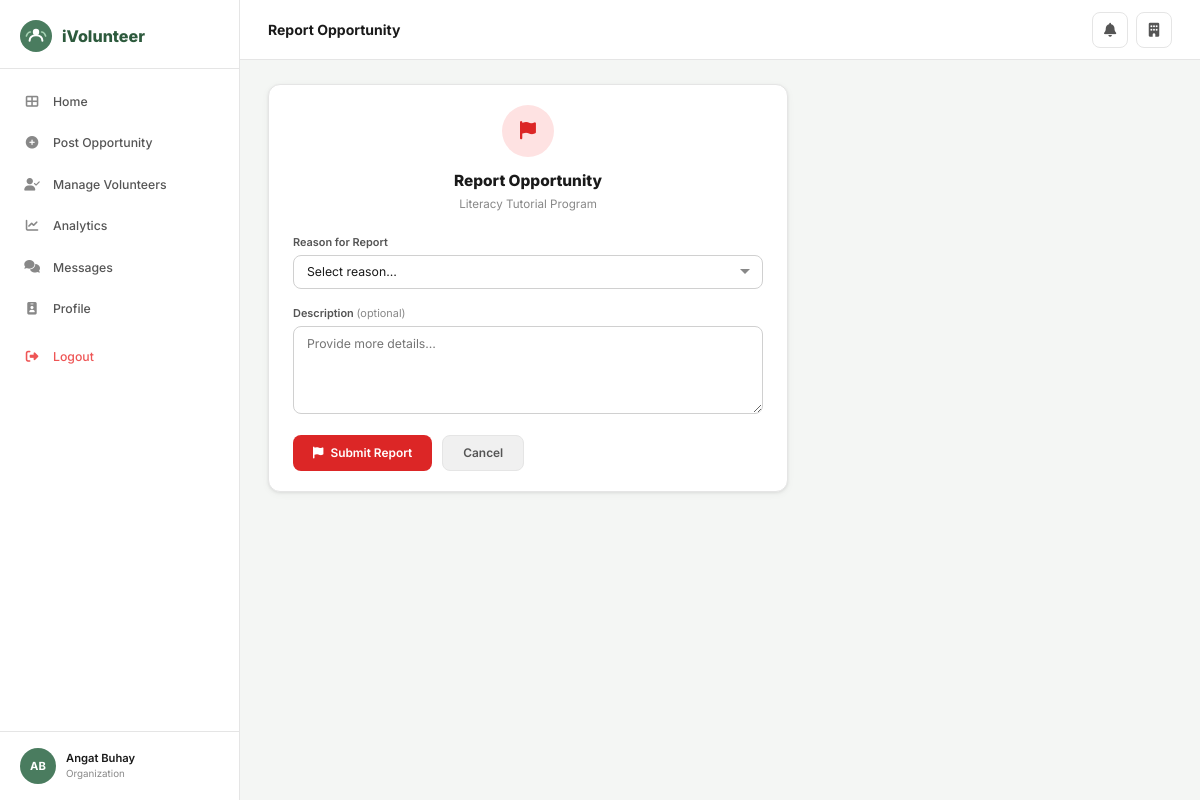
/opportunities/2/report/ (signed in), run on the app's committed database.
### core/models.py (models this page shows, shortened)
class User(AbstractUser):
    ROLE_CHOICES = [('volunteer','Volunteer'),('organization','Organization'),('admin','Admin')]
    STATUS_CHOICES = [('active','Active'),('pending','Pending'),('suspended','Suspended'),('inactive','Inactive')]
    role = models.CharField(max_length=20, choices=ROLE_CHOICES, default='volunteer')
    phone_number = models.CharField(max_length=20, blank=True)
    profile_picture = models.ImageField(upload_to='profile_pics/', blank=True, null=True)
    location = models.CharField(max_length=200, blank=True)
    status = models.CharField(max_length=20, choices=STATUS_CHOICES, default='active')
    is_verified = models.BooleanField(default=False)

class Opportunity(models.Model):
    CATEGORY_CHOICES = [('environmental','Environmental'),('healthcare','Healthcare'),('education','Education'),('community','Community'),('animal_care','Animal Care'),('disaster','Disaster Relief'),('other','Other')]
    STATUS_CHOICES = [('active','Active'),('pending','Pending'),('suspended','Suspended'),('completed','Completed'),('cancelled','Cancelled')]
    organization = models.ForeignKey(Organization, on_delete=models.CASCADE, related_name='opportunities')
    title = models.CharField(max_length=200)
    description = models.TextField()
    category = models.CharField(max_length=30, choices=CATEGORY_CHOICES)
    location = models.CharField(max_length=200)
    date = models.DateField()
    start_time = models.TimeField()
    end_time = models.TimeField()
    max_volunteers = models.PositiveIntegerField(default=50)
    requirements = models.TextField(blank=True)
    what_to_bring = models.TextField(blank=True)
    image = models.ImageField(upload_to='opportunities/', blank=True, null=True)
    status = models.CharField(max_length=20, choices=STATUS_CHOICES, default='active')
    created_at = models.DateTimeField(default=timezone.now)
    class Meta: ordering = ['-created_at']

### core/views.py (the view)
# urls.py: path('opportunities/<int:pk>/report/', views.report_opp, name='report_opp'),
@login_required
def report_opp(request, pk):
    opp = get_object_or_404(Opportunity, pk=pk)
    if request.method == 'POST':
        Report.objects.create(reporter=request.user, reported_org=opp.organization, opportunity=opp,
                              reason=request.POST.get('reason',''), description=request.POST.get('description',''))
        messages.success(request, 'Report submitted. Thank you.')
        return redirect('opp_detail', pk=pk)
    reasons = [('misrepresented','Misrepresented Event'),('unsafe','Unsafe environment'),('no_supervision','Lack of supervision/support'),('fraud','Fraudulent activity'),('other','Other')]
    return render(request, 'core/report_opp.html', {'opp': opp, 'reasons': reasons})

### core/templates/core/report_opp.html (shortened to what this page needs)
{% extends 'core/base.html' %}
{% block page_title %}Report Opportunity{% endblock %}
{% block content %}
<div style="max-width:520px">
  <div class="card">
    <div class="card-body">
      <div style="text-align:center;margin-bottom:20px">
        <div style="width:52px;height:52px;border-radius:50%;background:#fee2e2;color:#dc2626;display:flex;align-items:center;justify-content:center;font-size:1.3rem;margin:0 auto 12px"><i class="fas fa-flag"></i></div>
        <h2 style="font-size:1.1rem;font-weight:800">Report Opportunity</h2>
        <p style="color:#888;font-size:.83rem;margin-top:4px">{{ opp.title }}</p>
      </div>
      <form method="post">
        <div class="form-group">
          <label class="form-label">Reason for Report</label>
          <select name="reason" class="form-control" required>
            <option value="">Select reason…</option>
          </select>
        </div>
        <div class="form-group">
          <label class="form-label">Description <span style="color:#888;font-weight:400">(optional)</span></label>
          <textarea name="description" class="form-control" rows="4" placeholder="Provide more details…"></textarea>
        </div>
        <div style="display:flex;gap:10px">
          <button type="submit" class="btn btn-danger"><i class="fas fa-flag"></i> Submit Report</button>
          <a href="{% url 'opp_detail' opp.pk %}" class="btn btn-grey">Cancel</a>
        </div>
      </form>
    </div>
  </div>
</div>
{% endblock %}

### core/templates/core/base.html (shortened to what this page needs)
<!DOCTYPE html>
<html lang="en">
<head>
<link rel="stylesheet" href="https://cdnjs.cloudflare.com/ajax/libs/font-awesome/6.5.0/css/all.min.css">
{% load static %}
</head>
<body>
{% block full_page %}
<div class="layout">
  {% if user.is_authenticated %}
  <aside class="sidebar">
    <div class="sidebar-logo">
      <span class="sidebar-logo-text">iVolunteer</span>
    </div>
    <nav class="sidebar-nav">
      {% if user.role == 'admin' or user.is_superuser %}
        <a href="{% url 'admin_dashboard' %}" class="nav-item {% if request.resolver_match.url_name == 'admin_dashboard' %}active{% endif %}">
          <i class="fas fa-th-large"></i> Dashboard
        </a>
        <a href="{% url 'admin_organizations' %}" class="nav-item {% if 'admin_org' in request.resolver_match.url_name %}active{% endif %}">
          <i class="fas fa-building-user"></i> Organizations
        </a>
        <a href="{% url 'admin_users' %}" class="nav-item {% if 'admin_user' in request.resolver_match.url_name %}active{% endif %}">
          <i class="fas fa-users"></i> Users
        </a>
        <a href="{% url 'admin_verification' %}" class="nav-item {% if 'verification' in request.resolver_match.url_name %}active{% endif %}">
          <i class="fas fa-id-card"></i> Verification
        </a>
        <a href="{% url 'admin_opportunities' %}" class="nav-item {% if 'admin_opportunities' in request.resolver_match.url_name %}active{% endif %}">
          <i class="fas fa-hand-holding-heart"></i> Opportunities
        </a>
        <a href="{% url 'admin_reports' %}" class="nav-item {% if 'report' in request.resolver_match.url_name %}active{% endif %}">
          <i class="fas fa-flag"></i> Reports
        </a>
        <a href="{% url 'admin_analytics' %}" class="nav-item {% if 'analytics' in request.resolver_match.url_name %}active{% endif %}">
          <i class="fas fa-chart-bar"></i> Analytics
        </a>
      {% elif user.role == 'organization' %}
        <a href="{% url 'org_dashboard' %}" class="nav-item {% if request.resolver_match.url_name == 'org_dashboard' %}active{% endif %}">
          <i class="fas fa-th-large"></i> Home
        </a>
        <a href="{% url 'create_opp' %}" class="nav-item {% if 'create_opp' == request.resolver_match.url_name %}active{% endif %}">
          <i class="fas fa-plus-circle"></i> Post Opportunity
        </a>
        <a href="{% url 'org_manage_volunteers' %}" class="nav-item {% if 'manage_volunteers' in request.resolver_match.url_name %}active{% endif %}">
          <i class="fas fa-user-check"></i> Manage Volunteers
        </a>
        <a href="{% url 'org_analytics' %}" class="nav-item {% if 'org_analytics' == request.resolver_match.url_name %}active{% endif %}">
          <i class="fas fa-chart-line"></i> Analytics
        </a>
        <a href="{% url 'chats' %}" class="nav-item {% if 'chat' in request.resolver_match.url_name %}active{% endif %}">
          <i class="fas fa-comments"></i> Messages
        </a>
        <a href="{% url 'org_profile' %}" class="nav-item {% if 'org_profile' == request.resolver_match.url_name %}active{% endif %}">
          <i class="fas fa-id-badge"></i> Profile
        </a>
      {% endif %}
      <a href="{% url 'logout' %}" class="nav-item nav-logout" style="margin-top:8px">
        <i class="fas fa-sign-out-alt"></i> Logout
      </a>
    </nav>
    <div class="sidebar-footer">
      <div class="sidebar-user">
        <div class="s-avatar">
          {% if user.profile_picture %}<img src="{{ user.profile_picture.url }}" alt="">
          {% else %}{{ user.first_name|first|upper }}{{ user.last_name|first|upper }}{% endif %}
        </div>
        <div>
          <div class="s-user-name">{{ user.get_full_name|default:user.username }}</div>
          <div class="s-user-role">{{ user.get_role_display }}</div>
        </div>
      </div>
    </div>
  </aside>
  {% endif %}
  <main class="main">
    {% if user.is_authenticated %}
    <header class="topbar">
      <span class="topbar-title">{% block page_title %}{% endblock %}</span>
      <div class="topbar-right">
        <a href="{% url 'notifications' %}" class="icon-btn" title="Notifications">
          <i class="fas fa-bell"></i>
        </a>
        {% if user.role == 'volunteer' %}
        <a href="{% url 'vol_profile' %}" class="icon-btn"><i class="fas fa-user"></i></a>
        {% elif user.role == 'organization' %}
        <a href="{% url 'org_profile' %}" class="icon-btn"><i class="fas fa-building"></i></a>
        {% endif %}
      </div>
    </header>
    {% endif %}
    <div class="content">
      {% block content %}{% endblock %}
    </div>
  </main>
</div>
{% endblock full_page %}
</body>
</html>

### core/templates/core/base.html (style rules this page uses)
:root { --green:#4a7c5f;--green-dark:#2d5a3d;--green-mid:#3d6b50;--green-light:#e8f5ee; --green-btn:#4a7c5f;--accent:#f0a500; --sidebar-bg:#fff;--sidebar-w:240px; --text:#1a1a1a;--text-2:#555;--text-3:#888; --bg:#f4f6f4;--white:#fff; --border:#e5e5e5;--border-2:#d0d0d0; --radius:12px;--radius-sm:8px; --shadow:0 1px 3px rgba(0,0,0,.08),0 2px 8px rgba(0,0,0,.04); --shadow-md:0 4px 16px rgba(0,0,0,.1); }
*,*::before,*::after { box-sizing:border-box;margin:0;padding:0 }
html { font-size:14px }
body { font-family:'Inter',sans-serif;background:var(--bg);color:var(--text);line-height:1.5 }
a { color:inherit;text-decoration:none }
button,input,select,textarea { font-family:inherit }
.layout { display:flex;min-height:100vh }
.sidebar { width:var(--sidebar-w);background:var(--white);border-right:1px solid var(--border);position:fixed;top:0;left:0;bottom:0;display:flex;flex-direction:column;overflow-y:auto;z-index:200 }
.sidebar-logo { padding:20px 20px 16px;display:flex;align-items:center;gap:10px;border-bottom:1px solid var(--border) }
.sidebar-logo-text { font-size:1.15rem;font-weight:800;color:var(--green-dark) }
.sidebar-nav { flex:1;padding:12px 0 }
.nav-item { display:flex;align-items:center;gap:12px;padding:11px 20px;color:var(--text-2);font-size:.875rem;font-weight:500;cursor:pointer;transition:.15s;border-left:3px solid transparent;margin:1px 0 }
.nav-item i { width:18px;text-align:center;color:var(--text-3);font-size:.9rem }
.nav-logout { color:#e55;margin-top:auto }
.nav-logout i { color:#e55 }
.sidebar-footer { padding:16px 20px;border-top:1px solid var(--border) }
.sidebar-user { display:flex;align-items:center;gap:10px }
.s-avatar { width:36px;height:36px;border-radius:50%;background:var(--green);color:#fff;display:flex;align-items:center;justify-content:center;font-weight:700;font-size:.8rem;flex-shrink:0;overflow:hidden }
.s-user-name { font-size:.8rem;font-weight:600;color:var(--text) }
.s-user-role { font-size:.7rem;color:var(--text-3) }
.main { margin-left:var(--sidebar-w);flex:1;display:flex;flex-direction:column }
.topbar { background:var(--white);border-bottom:1px solid var(--border);height:60px;display:flex;align-items:center;justify-content:space-between;padding:0 28px;position:sticky;top:0;z-index:100 }
.topbar-title { font-size:1rem;font-weight:700;color:var(--text) }
.topbar-right { display:flex;align-items:center;gap:8px }
.icon-btn { width:36px;height:36px;border-radius:8px;border:1px solid var(--border);background:var(--white);display:flex;align-items:center;justify-content:center;color:var(--text-2);cursor:pointer;transition:.15s;position:relative }
.content { padding:24px 28px;flex:1;max-width:1180px;width:100% }
.card { background:var(--white);border-radius:var(--radius);border:1px solid var(--border);box-shadow:var(--shadow) }
.card-body { padding:20px 24px }
.btn { display:inline-flex;align-items:center;gap:7px;padding:9px 20px;border-radius:8px;font-size:.85rem;font-weight:600;cursor:pointer;border:none;transition:.15s;line-height:1.3 }
.btn-grey { background:#f0f0f0;color:var(--text-2);border:1px solid var(--border) }
.btn-danger { background:#dc2626;color:#fff }
.form-group { margin-bottom:16px }
.form-label { display:block;font-size:.78rem;font-weight:600;color:var(--text-2);margin-bottom:5px }
.form-control { width:100%;padding:9px 13px;border:1.5px solid var(--border-2);border-radius:var(--radius-sm);font-size:.875rem;color:var(--text);background:var(--white);outline:none;transition:.15s }
textarea.form-control { resize:vertical;min-height:88px }
select.form-control { appearance:none;background-repeat:no-repeat;background-position:right 12px center;padding-right:32px }

### data on the page
User: first_name|first "A", last_name|first "B", get_full_name "Angat Buhay", role "Organization"
Opportunity: title "Literacy Tutorial Program"
